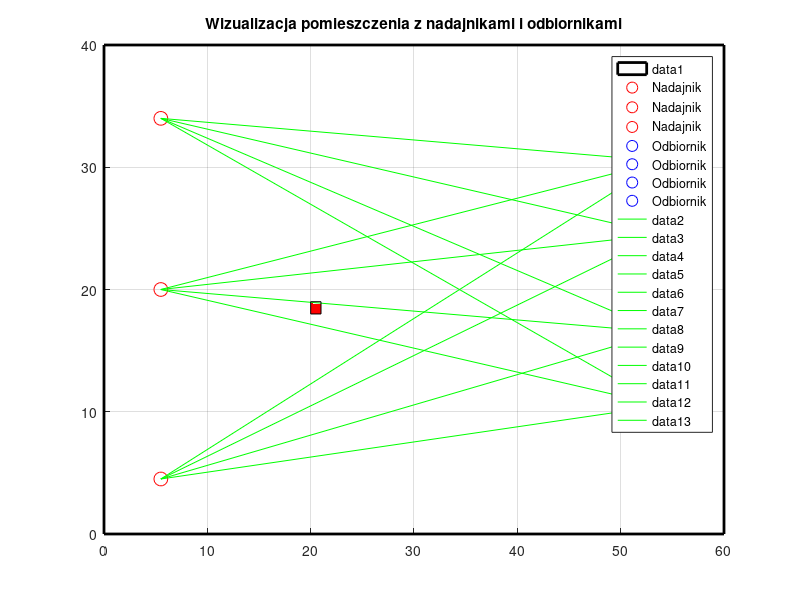

The MATLAB script that drew this image: (Note: this script raises an error after producing the figure.)
clearvars; close all; clc;

%cw1

% Wymiary pomieszczenia
room_x = 60;
room_y = 40;

% Współrzędne nadajników
transmitters = [5.5, 4.5; 5.5, 20; 5.5, 34];

% Współrzędne odbiorników
receivers = [54, 10.5; 54, 16.5; 54, 24.5; 54, 30.5];

% Tworzymy wykres
figure;
hold on;
axis([0 room_x 0 room_y]);
grid on;

% Rysujemy pomieszczenie
rectangle('Position', [0, 0, room_x, room_y], 'EdgeColor', 'k', 'LineWidth', 2);

% Rysujemy nadajniki
for i = 1:size(transmitters, 1)
    plot(transmitters(i, 1), transmitters(i, 2), 'ro', 'MarkerSize', 10, 'DisplayName', 'Nadajnik');
end

% Rysujemy odbiorniki
for i = 1:size(receivers, 1)
    plot(receivers(i, 1), receivers(i, 2), 'bo', 'MarkerSize', 10, 'DisplayName', 'Odbiornik');
end

% Rysujemy drogi propagacji LOS
for i = 1:size(transmitters, 1)
    for j = 1:size(receivers, 1)
        line([transmitters(i, 1), receivers(j, 1)], [transmitters(i, 2), receivers(j, 2)], 'Color', 'g');
    end
end

legend('show');
title('Wizualizacja pomieszczenia z nadajnikami i odbiornikami');
hold off;


% Położenie obiektu pasywnego
object_position = [20, 18];
object_width = 1;
object_height = 1;

% Rysujemy obiekt
rectangle('Position', [object_position(1), object_position(2), object_width, object_height], 'FaceColor', 'r', 'EdgeColor', 'k');

% Sprawdzamy, które drogi są zablokowane
for i = 1:size(transmitters, 1)
    for j = 1:size(receivers, 1)
        % Sprawdzamy pozycje nadajnika i odbiornika
        tx = transmitters(i, :);
        rx = receivers(j, :);

    % Funkcja sprawdzająca czy linia i obiekt się przecinają
        if wektorsektor(tx(1), tx(2), rx(1), rx(2), object_position(1), object_position(2), object_width, object_height) == 1
            line([tx(1), rx(1)], [tx(2), rx(2)], 'Color', 'm', 'LineWidth', 2); % Prosto zablokowana
        end
    end
end

hold off;


%cw2
% Tworzymy macierz do obserwacji sektorów
potential_locations = zeros(room_x, room_y);

% Sprawdzamy sektory
for x = 0:(room_x-1)
    for y = 0:(room_y-1)
        % Sprawdzamy, czy wszystkie blokowane promienie znajdują się w sektorze
        sector_blocked = true;
        
        for i = 1:size(transmitters, 1)
            for j = 1:size(receivers, 1)
                % Sprawdzamy, czy promień jest zablokowany
                if wektorsektor(transmitters(i, 1), transmitters(i, 2), receivers(j, 1), receivers(j, 2), x, y, 1, 1) == 1
                    sector_blocked = false; % Promień znajduje się poza sektorem
                end
            end
        end
        
        % Oznaczamy potencjalne sektory
        if sector_blocked
            potential_locations(x+1, y+1) = 1; % 1 oznacza potencjalne miejsce obiektu
            rectangle('Position', [x, y, 1, 1], 'EdgeColor', 'b', 'FaceColor', 'g', 'LineWidth', 1); % Zaznaczamy sektor
        end
    end
end